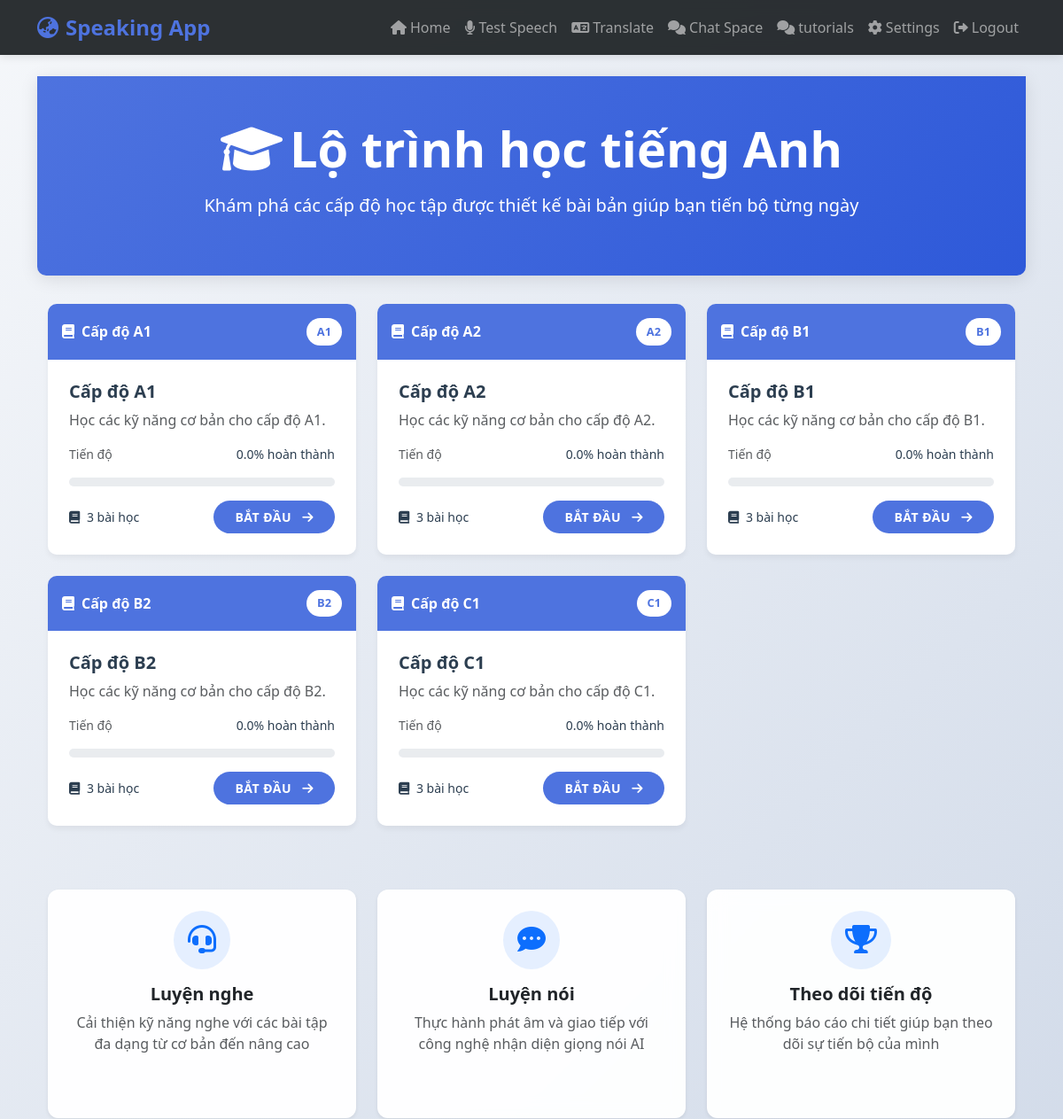
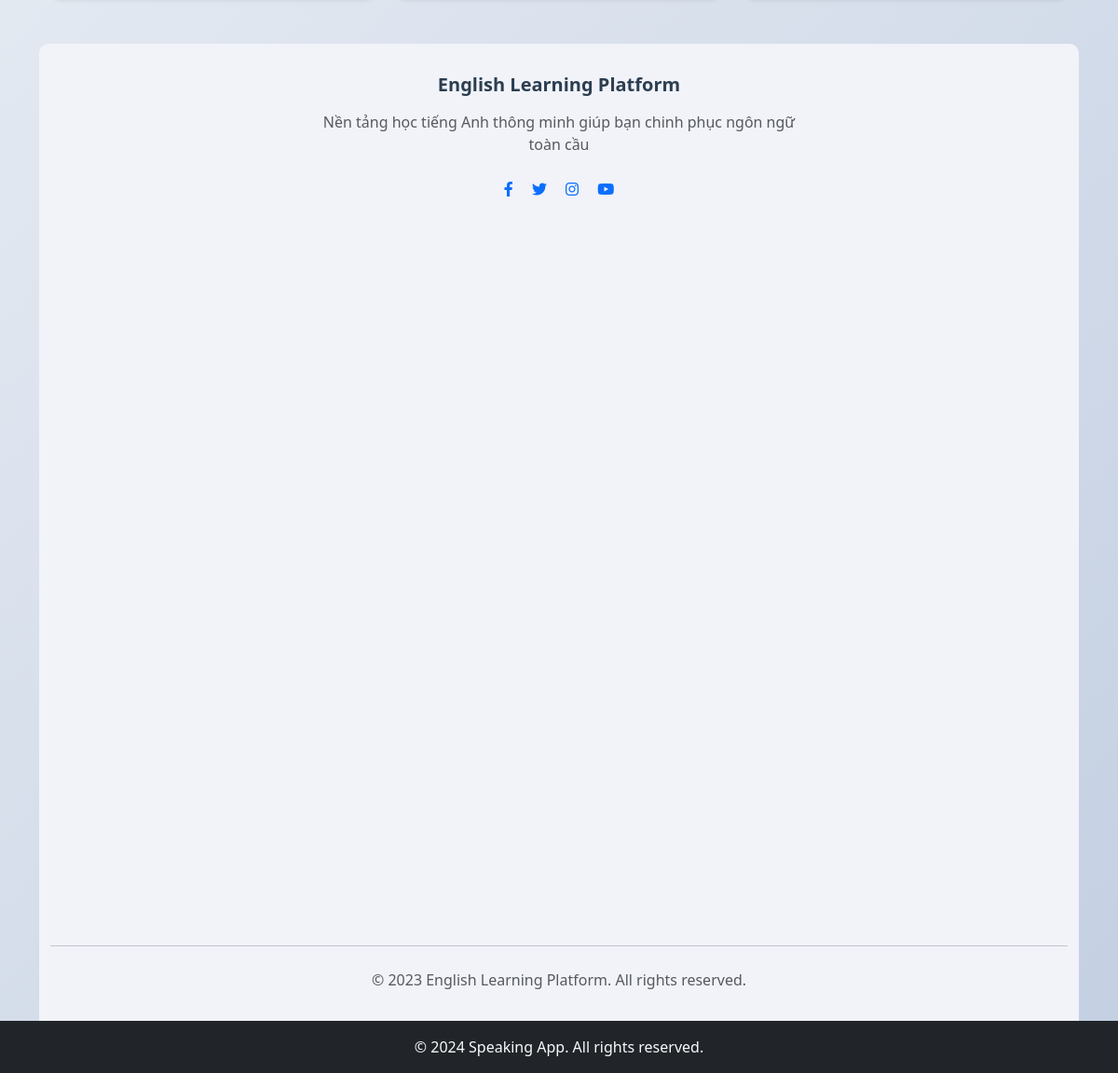
The page /tutorials/tutorials (signed in) on the database its author committed (2 pictures, top to bottom).
### models/models.py (models this page shows)
class Level(db.Model):
    __tablename__ = 'levels'
    level_id = db.Column(db.Integer, primary_key=True)
    level_name = db.Column(db.String(10), unique=True, nullable=False)
    lessons = db.relationship('Lesson', backref='level', lazy=True)
    vocabulary = db.relationship('Vocabulary', backref='level', lazy=True)
    tests = db.relationship('Test', backref='level', lazy=True)

### modules/tutorials.py (the view)
@tutorials_bp.route('/tutorials')
@login_required
def tutorials():
    levels = Level.query.all()
    level_data = {}
    for level in levels:
        lessons = Lesson.query.filter_by(level_id=level.level_id).all()
        total_lessons = len(lessons)
        completed_lessons = UserProgress.query.filter_by(
            user_id=current_user.id, completion_status=True
        ).join(Lesson).filter(Lesson.level_id == level.level_id).count()
        completion_percentage = (completed_lessons / total_lessons * 100) if total_lessons > 0 else 0
        level_data[level.level_name] = {
            "title": f"Cấp độ {level.level_name}",
            "description": f"Học các kỹ năng cơ bản cho cấp độ {level.level_name}.",
            "icon": "book",  # Có thể tùy chỉnh icon
            "difficulty": level.level_name,
            "lessons": total_lessons,
            "completion": round(completion_percentage, 2)
        }
    return render_template('tutorials.html', levels=level_data, current_user=current_user)

### app.py (called while the page is built)
@login_manager.user_loader
def load_user(user_id):
    return User.query.get(int(user_id))

### templates/tutorials.html (shortened to what this page needs)
{% extends "base.html" %}
{% block content %}
    <div class="header text-center">
        <div class="container">
            <h1 class="display-4 fw-bold mb-3"><i class="fas fa-graduation-cap me-2"></i>Lộ trình học tiếng Anh</h1>
            <p class="lead">Khám phá các cấp độ học tập được thiết kế bài bản giúp bạn tiến bộ từng ngày</p>
        </div>
    </div>
    <div class="container">
        <div class="row">
            {% for level, data in levels.items() %}
                <div class="col-md-6 col-lg-4">
                    <div class="level-card">
                        <div class="level-header d-flex justify-content-between align-items-center">
                            <span><i class="fas fa-{{ data['icon'] }} me-2"></i>Cấp độ {{ level }}</span>
                            <span class="badge-level">{{ data['difficulty'] }}</span>
                        </div>
                        <div class="level-body">
                            <h5 class="fw-bold">{{ data['title'] }}</h5>
                            <p class="text-muted">{{ data['description'] }}</p>
                            <div class="d-flex justify-content-between mb-2">
                                <small class="text-muted">Tiến độ</small>
                                <small>{{ data['completion'] }}% hoàn thành</small>
                            </div>
                            <div class="progress">
                            </div>
                            <div class="d-flex justify-content-between align-items-center mt-3">
                                <small><i class="fas fa-book me-1"></i> {{ data['lessons'] }} bài học</small>
                                <a href="{{ url_for('tutorials.start_lesson', level_name=level) }}" class="btn btn-sm btn-start">
                                    {% if data['completion'] == 0 %}Bắt đầu{% else %}Tiếp tục{% endif %}
                                    <i class="fas fa-arrow-right ms-2"></i>
                                </a>
                            </div>
                        </div>
                    </div>
                </div>
            {% endfor %}
        </div>
    </div>
    <div class="container mt-5">
        <div class="row g-4">
            <div class="col-md-4">
                <div class="card h-100 border-0 shadow-sm">
                    <div class="card-body text-center p-4">
                        <div class="bg-primary bg-opacity-10 p-3 rounded-circle d-inline-block mb-3">
                            <i class="fas fa-headset text-primary fs-2"></i>
                        </div>
                        <h5 class="fw-bold">Luyện nghe</h5>
                        <p class="text-muted">Cải thiện kỹ năng nghe với các bài tập đa dạng từ cơ bản đến nâng cao</p>
                    </div>
                </div>
            </div>
            <div class="col-md-4">
                <div class="card h-100 border-0 shadow-sm">
                    <div class="card-body text-center p-4">
                        <div class="bg-primary bg-opacity-10 p-3 rounded-circle d-inline-block mb-3">
                            <i class="fas fa-comment-dots text-primary fs-2"></i>
                        </div>
                        <h5 class="fw-bold">Luyện nói</h5>
                        <p class="text-muted">Thực hành phát âm và giao tiếp với công nghệ nhận diện giọng nói AI</p>
                    </div>
                </div>
            </div>
            <div class="col-md-4">
                <div class="card h-100 border-0 shadow-sm">
                    <div class="card-body text-center p-4">
                        <div class="bg-primary bg-opacity-10 p-3 rounded-circle d-inline-block mb-3">
                            <i class="fas fa-trophy text-primary fs-2"></i>
                        </div>
                        <h5 class="fw-bold">Theo dõi tiến độ</h5>
                        <p class="text-muted">Hệ thống báo cáo chi tiết giúp bạn theo dõi sự tiến bộ của mình</p>
                    </div>
                </div>
            </div>
        </div>
    </div>
    <div class="features-footer text-center">
        <div class="container">
            <div class="row">
                <div class="col-md-6 mx-auto">
                    <h5 class="fw-bold mb-3">English Learning Platform</h5>
                    <p class="text-muted">Nền tảng học tiếng Anh thông minh giúp bạn chinh phục ngôn ngữ toàn cầu</p>
                    <div class="mt-4">
                        <a href="#" class="text-decoration-none me-3"><i class="fab fa-facebook-f"></i></a>
                        <a href="#" class="text-decoration-none me-3"><i class="fab fa-twitter"></i></a>
                        <a href="#" class="text-decoration-none me-3"><i class="fab fa-instagram"></i></a>
                        <a href="#" class="text-decoration-none"><i class="fab fa-youtube"></i></a>
                    </div>
                </div>
            </div>
            <hr class="my-4">
            <p class="mb-0 text-muted">© 2023 English Learning Platform. All rights reserved.</p>
        </div>
    </div>
{% endblock %}

### templates/base.html (shortened to what this page needs)
<!DOCTYPE html>
<html lang="en">
<head>
    <link href="https://cdn.jsdelivr.net/npm/bootstrap@5.3.2/dist/css/bootstrap.min.css" rel="stylesheet">
    <link href="https://cdnjs.cloudflare.com/ajax/libs/font-awesome/6.0.0/css/all.min.css" rel="stylesheet">
    <link href="{{ url_for('static', filename='styles.css') }}" rel="stylesheet">
</head>
<body>
    <nav class="navbar navbar-expand-lg navbar-dark">
        <div class="container">
            <a class="navbar-brand" href="{{ url_for('home') }}">
                <i class="fas fa-globe-asia me-2"></i>Speaking App
            </a>
            <div class="collapse navbar-collapse" id="navbarNav">
                <ul class="navbar-nav ms-auto">
                    <li class="nav-item">
                        <a class="nav-link" href="{{ url_for('home') }}">
                            <i class="fas fa-home me-1"></i>Home
                        </a>
                    </li>
                    {% if current_user.is_authenticated %}
                    <li class="nav-item">
                        <a class="nav-link" href="{{ url_for('speech.speech_to_text') }}">
                            <i class="fas fa-microphone me-1"></i>Test Speech
                        </a>
                    </li>
                    <li class="nav-item">
                        <a class="nav-link" href="{{ url_for('translate.translate_text') }}">
                            <i class="fas fa-language me-1"></i>Translate
                        </a>
                    </li>
                    <li class="nav-item">
                        <a class="nav-link" href="{{ url_for('chatting.chat_page') }}">
                            <i class="fas fa-comments me-1"></i>Chat Space
                        </a>
                    </li>
                    <li class="nav-item">
                        <a class="nav-link" href="{{ url_for('tutorials.tutorials') }}">
                            <i class="fas fa-comments me-1"></i>tutorials
                        </a>
                    </li>
                    <li class="nav-item">
                        <a class="nav-link" href="{{ url_for('settings') }}">
                            <i class="fas fa-cog me-1"></i>Settings
                        </a>
                    </li>
                    <li class="nav-item">
                        <a class="nav-link" href="{{ url_for('logout') }}">
                            <i class="fas fa-sign-out-alt me-1"></i>Logout
                        </a>
                    </li>
                    {% else %}
                    <li class="nav-item">
                        <a class="nav-link" href="{{ url_for('settings') }}">
                            <i class="fas fa-cog me-1"></i>Settings
                        </a>
                    </li>
                    {% endif %}
                </ul>
            </div>
        </div>
    </nav>
    <div class="container mt-4">
        {% block content %}{% endblock %}
    </div>
    <footer class="footer mt-auto py-3 bg-dark text-light">
        <div class="container text-center">
            <span>© 2024 Speaking App. All rights reserved.</span>
        </div>
    </footer>
</body>
</html>

### static/styles.css (style rules this page uses)
:root { --primary-color: #4a90e2; --secondary-color: #f5f6fa; --accent-color: #2ecc71; --danger-color: #e74c3c; --warning-color: #f1c40f; --text-color: #2c3e50; --border-radius: 12px; --transition: all 0.3s ease; --box-shadow: 0 8px 16px rgba(0, 0, 0, 0.1); }
body { background: linear-gradient(135deg, #f5f7fa 0%, #c3cfe2 100%); min-height: 100vh; font-family: "Segoe UI", Tahoma, Geneva, Verdana, sans-serif; color: var(--text-color); }
.navbar { background: rgba(33, 37, 41, 0.95) !important; backdrop-filter: blur(10px); box-shadow: 0 2px 10px rgba(0, 0, 0, 0.1); transition: var(--transition); }
.navbar-brand { font-weight: 700; font-size: 1.5rem; color: var(--primary-color) !important; }
.nav-link { position: relative; padding: 0.5rem 1rem; transition: var(--transition); }
.nav-link::after { content: ""; position: absolute; bottom: 0; left: 50%; width: 0; height: 2px; background: var(--primary-color); transition: var(--transition); transform: translateX(-50%); }
.card { background: rgba(255, 255, 255, 0.95); border: none; border-radius: var(--border-radius); box-shadow: var(--box-shadow); transition: var(--transition); backdrop-filter: blur(10px); margin-bottom: 2rem; }
.card-body { padding: 2rem; }
.btn { border-radius: 8px; padding: 0.8rem 1.5rem; font-weight: 600; transition: var(--transition); text-transform: uppercase; letter-spacing: 0.5px; }
.mt-4 { min-height: 100vh; }

### templates/tutorials.html (style rules this page uses)
:root { --primary-color: #4e73df; --secondary-color: #f8f9fc; --accent-color: #2e59d9; }
.header { background: linear-gradient(135deg, var(--primary-color) 0%, var(--accent-color) 100%); color: white; padding: 3rem 0; margin-bottom: 2rem; border-radius: 0 0 10px 10px; box-shadow: 0 4px 20px rgba(0, 0, 0, 0.1); }
.level-card { transition: all 0.3s ease; border: none; border-radius: 10px; overflow: hidden; margin-bottom: 1.5rem; box-shadow: 0 4px 6px rgba(0, 0, 0, 0.05); }
.level-header { background-color: var(--primary-color); color: white; padding: 1rem; font-weight: 600; }
.level-body { padding: 1.5rem; background-color: white; }
.badge-level { background-color: white; color: var(--primary-color); font-size: 0.8rem; font-weight: 700; padding: 0.35rem 0.75rem; border-radius: 50rem; }
.progress { height: 10px; margin: 1rem 0; }
.btn-start { background-color: var(--primary-color); color: white; font-weight: 600; padding: 0.5rem 1.5rem; border-radius: 50rem; border: none; transition: all 0.3s; }
.features-footer { background-color: #f1f3f9; padding: 2rem 0; margin-top: 3rem; border-radius: 10px 10px 0 0; }

### rows shown on the page
Level: level_name "A1", difficulty "A1", title "Cấp độ A1", description "Học các kỹ năng cơ bản cho cấp độ A1.", completion "0.0", lessons "3"
Level: level_name "A2", difficulty "A2", title "Cấp độ A2", description "Học các kỹ năng cơ bản cho cấp độ A2.", completion "0.0", lessons "3"
Level: level_name "B1", difficulty "B1", title "Cấp độ B1", description "Học các kỹ năng cơ bản cho cấp độ B1.", completion "0.0", lessons "3"
Level: level_name "B2", difficulty "B2", title "Cấp độ B2", description "Học các kỹ năng cơ bản cho cấp độ B2.", completion "0.0", lessons "3"
Level: level_name "C1", difficulty "C1", title "Cấp độ C1", description "Học các kỹ năng cơ bản cho cấp độ C1.", completion "0.0", lessons "3"
